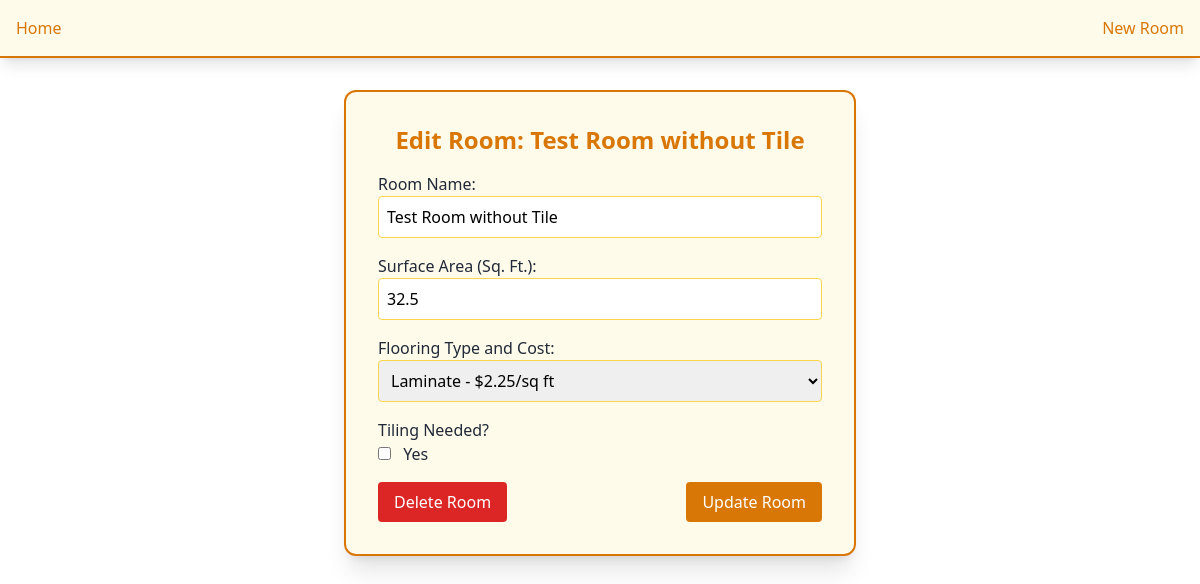
Before: /edit_rooms/2 with the older database file.
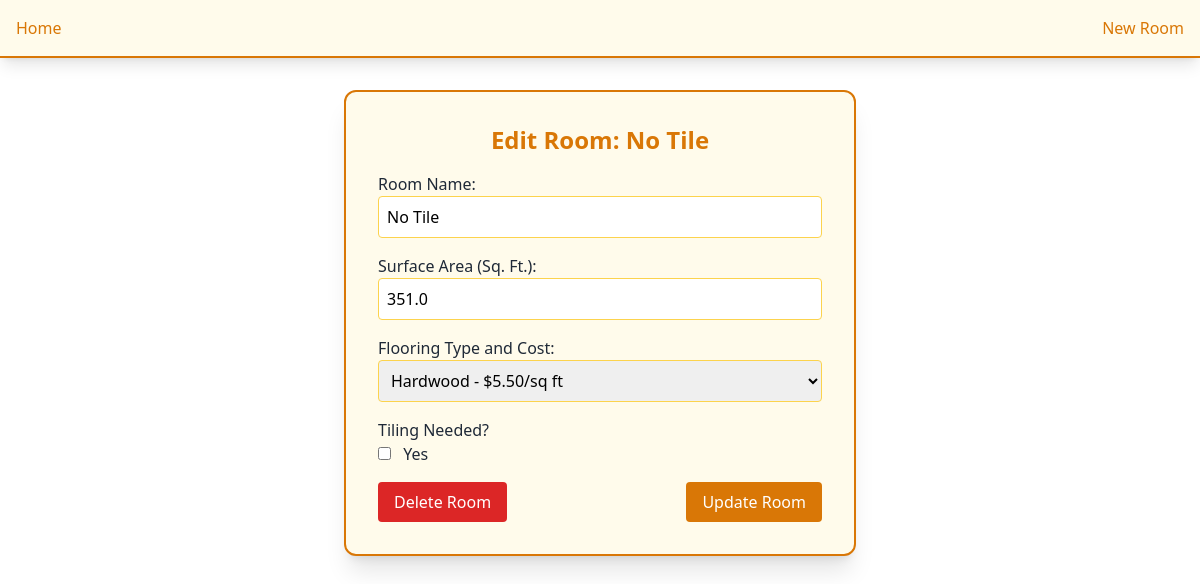
After: the same page with the newer database file.
### models/Models.py (models this page shows, shortened)
class RoomModel(Base):
    __tablename__ = 'rooms'
    id = Column(Integer, primary_key=True, index=True)
    name = Column(String, nullable=False)
    surface_area = Column(Float, nullable=False)
    flooring_type = Column(String, nullable=False)
    flooring_cost_per_sqft = Column(Float, nullable=False)
    is_tiling_needed = Column(Boolean, default=False, nullable=False)
    tile_type = Column(String, nullable=True)
    tile_cost_per_sqft = Column(Float, nullable=True)
    tiling_area = Column(Float, nullable=True)
    supplies = relationship("SupplyModel", back_populates="room", cascade="all, delete-orphan")

### app.py (the view)
@app.route('/edit_rooms/<int:room_id>', methods=['GET'])
def edit_room(room_id):
    room = get_room_by_id(room_id)
    if room is None:
        return "Room not found", 404
    return render_template('edit_room.html', room=room)

### app.py (called while the page is built)
def get_room_by_id(room_id):
    return db_session.query(RoomModel).filter(RoomModel.id == room_id).first()

### templates/edit_room.html (shortened to what this page needs)
{% extends 'components/base.html' %}
{% block content %}
<div class="flex justify-center mt-8">
    <div class="w-full max-w-lg bg-amber-50 p-8 rounded-xl border-2 border-amber-600 shadow-xl">
        <h2 class="text-2xl font-semibold text-center text-amber-600 mb-4">Edit Room: {{ room.name }}</h2>
        <form method="POST" action="/update_room/{{ room.id }}">
            <div class="mb-4">
                <label for="name" class="block text-gray-800">Room Name:</label>
                <input type="text" id="name" name="name" value="{{ room.name }}" required class="w-full p-2 border border-amber-300 rounded">
            </div>
            <div class="mb-4">
                <label for="surface_area" class="block text-gray-800">Surface Area (Sq. Ft.):</label>
                <input type="number" id="surface_area" name="surface_area" value="{{ room.surface_area }}" required class="w-full p-2 border border-amber-300 rounded">
            </div>
            <div class="mb-4">
                <label for="flooring_option" class="block text-gray-800">Flooring Type and Cost:</label>
                <select id="flooring_option" name="flooring_option" required class="w-full p-2 border border-amber-300 rounded">
                    <option value="Hardwood-5.50" {% if room.flooring_type == 'Hardwood' %}selected{% endif %}>Hardwood - $5.50/sq ft</option>
                    <option value="Laminate-2.25" {% if room.flooring_type == 'Laminate' %}selected{% endif %}>Laminate - $2.25/sq ft</option>
                </select>
            </div>
            <div class="mb-4">
                <label class="block text-gray-800">Tiling Needed?</label>
                <input type="checkbox" id="is_tiling_needed" name="is_tiling_needed" value="1" {% if room.is_tiling_needed %}checked{% endif %} class="mr-2 border border-amber-300">
                <label for="is_tiling_needed" class="text-gray-800">Yes</label>
            </div>
            <div class="flex justify-between items-center">
                <button type="button" onclick="if(confirm('Are you sure you want to delete this room?')) document.getElementById('delete-form').submit();" class="px-4 py-2 bg-red-600 text-white rounded hover:bg-red-700">Delete Room</button>
                <button type="submit" class="px-4 py-2 bg-amber-600 text-white rounded hover:bg-amber-700">Update Room</button>
            </div>
        </form>
    </div>
</div>
{% endblock %}

Changed rows visible on the page:
changed RoomModel: name "Test Room without Tile" → "No Tile"; surface_area "32.5" → "351.0"; flooring_option "Laminate - $2.25/sq ft" → "Hardwood - $5.50/sq ft"
